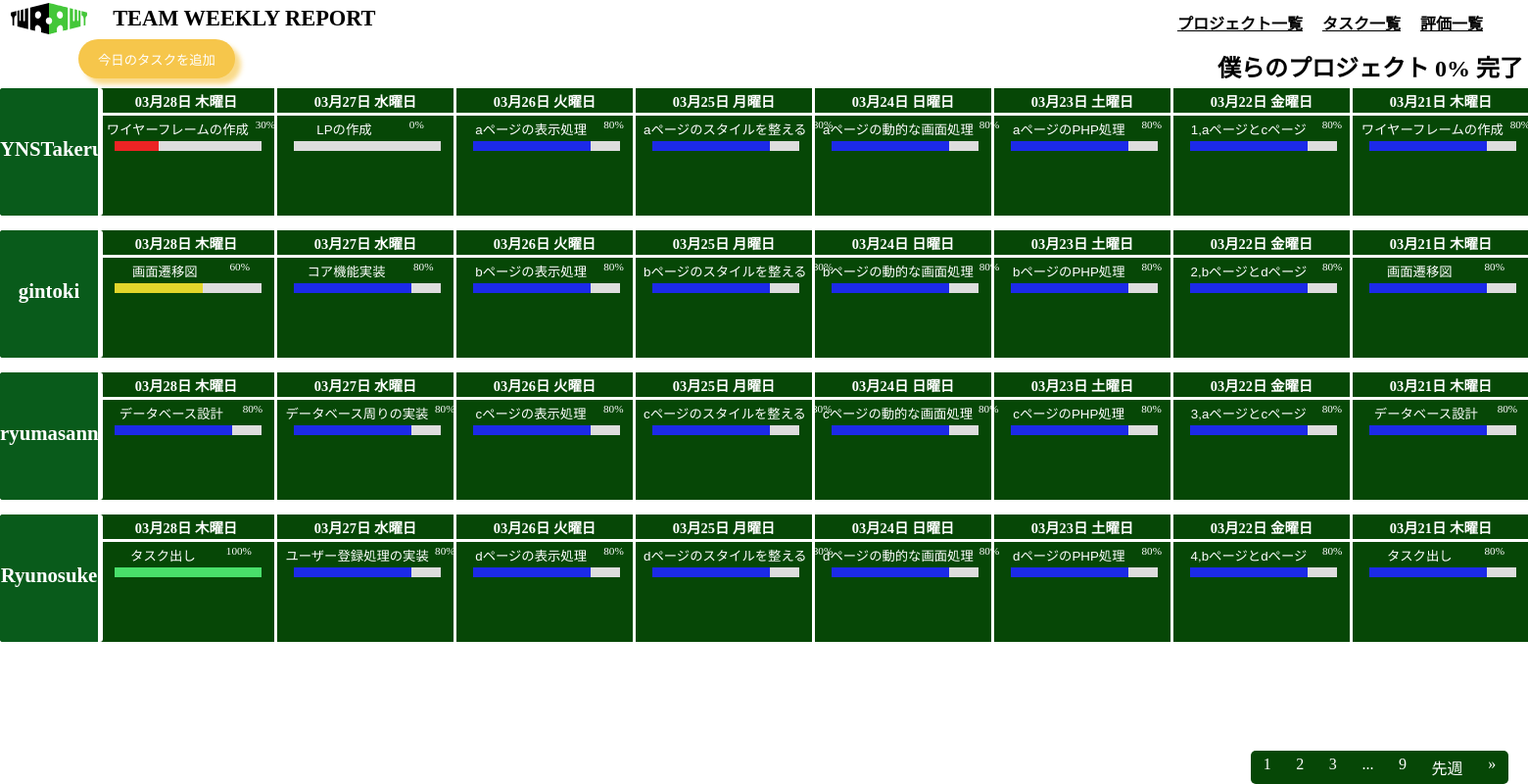
Before: /member-task.php with the older database file.
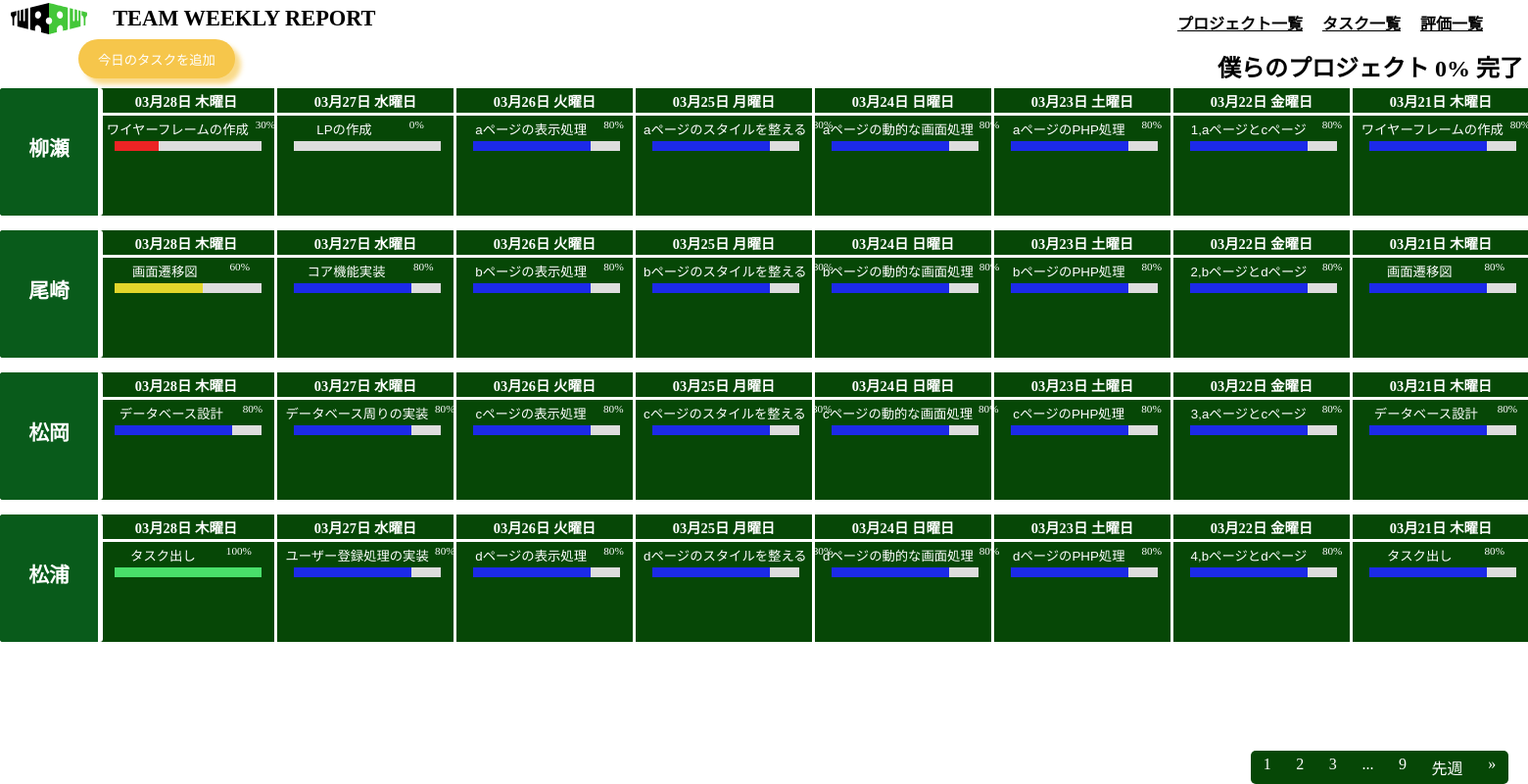
After: the same page with the newer database file.
### tables this page shows
CREATE TABLE projects (
    id INT PRIMARY KEY,
    title VARCHAR(128) NOT NULL,
    content TEXT NOT NULL,
    progress FLOAT DEFAULT 0 NOT NULL,
    created_at TIMESTAMP DEFAULT CURRENT_TIMESTAMP
);

CREATE TABLE users (
    id INT PRIMARY KEY,
    name VARCHAR(255) NOT NULL,
    email VARCHAR(255) NOT NULL,
    password VARCHAR(255) NOT NULL,
    avatar_url VARCHAR(255),
    created_at TIMESTAMP DEFAULT CURRENT_TIMESTAMP
);

CREATE TABLE parent_tasks (
    id INT AUTO_INCREMENT PRIMARY KEY,
    project_id INT,
    user_id INT,
    title VARCHAR(128) NOT NULL,
    progress FLOAT DEFAULT 0 NOT NULL,
    created_at TIMESTAMP DEFAULT CURRENT_TIMESTAMP,
    FOREIGN KEY (user_id) REFERENCES users (id),
    FOREIGN KEY (project_id) REFERENCES projects (id)
);

### src/member-task.php (called while the page is built, shortened)
<?php
require_once "datasource.php";
require_once "models/parent_task.model.php";
require_once "models/weekly_tasks.model.php";
require_once "services/common.php";
include __DIR__ . '/views/member-task_layout.php';

### src/datasource.php (called while the page is built, shortened)
<?php
class DataSource
{
    private $conn;
    public function __construct($host = "mysql", $dbName = "team_weekly_report", $username = "root", $password = "root")
    {
        $dsn = "mysql:host={$host};dbname={$dbName};port=3306;";
        $this->conn = new PDO($dsn, $username, $password);
        $this->conn->setAttribute(PDO::ATTR_DEFAULT_FETCH_MODE, PDO::FETCH_ASSOC);
        $this->conn->setAttribute(PDO::ATTR_ERRMODE, PDO::ERRMODE_EXCEPTION);
        $this->conn->setAttribute(PDO::ATTR_EMULATE_PREPARES, false);
    }
    public function select($sql = "", $params = [], $type = '', $cls = '')
    {
        $stmt = $this->executeSql($sql, $params);
        if ($type === static::CLS) {
            return $stmt->fetchAll(PDO::FETCH_CLASS, $cls);
        } else {
            return $stmt->fetchAll();
        }
    }
    public function selectOne($sql = "", $params = [], $type = '', $cls = '')
    {
        $result = $this->select($sql, $params, $type, $cls);
        return count($result) > 0 ? $result[0] : false;
    }
    public function begin()
    {
        $this->conn->beginTransaction();
    }
    public function commit()
    {
        $this->conn->commit();
    }
    private function executeSql($sql, $params)
    {
        $stmt = $this->conn->prepare($sql);
        $this->sqlResult = $stmt->execute($params);
        return $stmt;
    }
}

### src/services/common.php (called while the page is built, shortened)
<?php
try {
    $db = new DataSource;
    $db->begin();
    $sql = 'SELECT * FROM projects where id = :id;';
    $project = $db->selectOne($sql,[':id' => 1],DataSource::CLS,Project::class);
    $db->commit();
} catch (PDOException $e){
    echo 'プロジェクトが取得できませんでした。再度時間をおいてお試しください。<br>';
    $db->rollback();
}
try {
    $db->begin();
    $sql = 'SELECT * FROM users';
    $users = $db->select($sql,[],DataSource::CLS,User::class);
    $db->commit();
} catch (PDOException $e) {
    echo 'ユーザーを取得できませんでした。<br>';
    $db->rollback();
}
try {
    $db->begin();
    $sql = 'SELECT * FROM parent_tasks where project_id = :project_id ORDER BY created_at DESC LIMIT 200;';
    $parent_tasks = $db->select($sql,[':project_id' => 1],DataSource::CLS,ParentTask::class);
    $db->commit();
    $weekly_tasks = [];
    foreach($parent_tasks as $parent_task){
        $date = $parent_task->getDate();
        $user_id = $parent_task->user_id;
        $key = $date . $user_id;
        if(!isset($weekly_tasks[$key])){
            $weekly_tasks[$key] = new WeeklyTask();
        }
        $weekly_tasks[$key]->addParentTask($parent_task);
    }
} catch (PDOException $e) {
    echo '親タスクを取得できませんでした。<br>';
    $db->rollback();
}

### src/models/weekly_tasks.model.php (called while the page is built, shortened)
<?php
class WeeklyTask{
    public array $parent_tasks;
    public string $date;
    public function __construct(){
        $this->parent_tasks = [];
    }
    public function addParentTask(ParentTask $parent_task){
        if(!$this->parent_tasks){
            $this->date = (new \DateTime($parent_task->created_at))->format('Y-m-d');
            $this->parent_tasks[] = $parent_task;
            return;
        }
        if ($this->date === (new \DateTime($parent_task->created_at))->format('Y-m-d')){
            $this->parent_tasks[] = $parent_task;
        }
    }
    public function getDate(){
        if($this->parent_tasks){
            return $this->parent_tasks[0]->getDate();
        }
    }
}

### src/models/parent_task.model.php (called while the page is built, shortened)
<?php
class ParentTask
{
    public string $created_at;
    public function getDate() : string
    {
        $date = new \DateTime($this->created_at);
        $week = ['日', '月', '火', '水', '木', '金', '土'];
        $w = (int)$date->format('w');
        return $date->format('m月d日'). ' ' . $week[$w] . '曜日';
    }
}

### src/views/member-task.php (the view, shortened to what this page needs)
<link rel="stylesheet" href="/views/css/popup/popup.css">
<div class="task__container">
    <h2 class="project__container">
        <div class="project__detail">
        <?php echo $project->title ?>
        完了
        </div>
    </h2>
    <div>
        <button class="btn transition__btn open__add__task__btn" data-user_id="3" data-project_id="1" >今日のタスクを追加</button>
    </div>
    <ul class="weekly__report__container">
        <?php $j = 0; ?>
        <?php foreach ($users as $user) : ?>
            <li class="weekly__report">
                <div class="user__name">
                    <div>
                        <?php echo $user->name ?>
                    </div>
                </div>
                <?php foreach ($weekly_tasks as $weekly_task) : ?>
                    <?php if ($weekly_task->parent_tasks[0]->user_id === $user->id) : ?>
                        <div class="weekly__report__task__container">
                            <?php
                            $today = new DateTime();
                            $today = $today->format('Y-m-d');
                            ?>
                            <?php if ($weekly_task->date !== $today) :?>
                                <div class="date">
                                    <div class="inner_date">
                                        <?php echo $weekly_task->getDate(); ?>
                                    </div>
                                </div>
                            <?php endif ; ?>
                            <div class="task">
                                <?php for ($i = 0; $i < count($weekly_task->parent_tasks); $i++) : ?>
                                    <?php $progress = $weekly_task->parent_tasks[$i]->progress; $progresses[] = $progress; ?>
                                    <div class="title_progress">
                                        <button class="task_title open__edit__task__btn" data-parent_task_id="<?php
                                        $parent_task = $weekly_task->parent_tasks[$i];
                                        echo $parent_task->id;
                                        ?>"
                                        data-parent_task_name="<?php echo $parent_task->title; ?>"
                                        data-parent_task_progress="<?php echo $parent_task->progress; ?>"
                                        ><?php echo $parent_task->title; ?></button>
                                        <div class="task_progress"><?php echo $progress; ?>%</div>
                                    </div>
                                    <div class="progress-bar">
                                        <div class="progress" id="<?php echo $j; ?>" style="width: <?php echo $progress; ?>%;"></div>
                                    </div>
                                    <?php $j++;?>
                                <?php endfor; ?>
                            </div>
                        </div>
                    <?php endif ;?>
                <?php endforeach; ?>
            </li>
        <?php endforeach; ?>
    </ul>
</div>

### src/views/member-task_layout.php (shortened to what this page needs)
<!DOCTYPE html>
<html lang="ja">
<head>
    <link rel="stylesheet" href="/views/css/member-task_style.css">
</head>
<body>
    <header>
        <div class="main-header">
            <h1>
                TEAM WEEKLY REPORT
            </h1>
        </div>
        <nav class="change_location">
            <ul>
                <li><a href="">プロジェクト一覧</a></li>
                <li><a href="/member-task.php">タスク一覧</a></li>
                <li><a href="/evaluation.php">評価一覧</a></li>
            </ul>
        </nav>
    </header>
    <main>
        <?php include $content; ?>
    </main>
    <nav class="pagination-nav">
            <ul class="pagination">
                <li class="page-item"><a class="page-link" href="#">1</a></li>
                <li class="page-item"><a class="page-link" href="#">2</a></li>
                <li class="page-item"><a class="page-link" href="#">3</a></li>
                <li class="page-item"><a class="page-link" href="#">...</a></li>
                <li class="page-item"><a class="page-link" href="#">9</a></li>
                <li class="page-item"><a class="page-link" href="#">先週</a></li>
                <li class="page-item">
                    <a class="page-link" href="#">
                    <span>&raquo;</span>
                    </a>
                </li>
            </ul>
        </nav>
</body>
</html>

### src/views/css/member-task_style.css (style rules this page uses)
body { margin: 0; }
.pagination-nav { position: fixed; bottom: 0; right: 20px; width: fit-content; height: 34px; }
.pagination { display: inline-block; padding: 0; margin: 0; background-color: rgb(6, 71, 6); border-radius: 5px; }
.pagination li { display: inline; }
.pagination li a { color: white; float: left; padding: 0.3rem 0.8rem; text-decoration: none; }
.pagination li a { color: white; }
.user__name+.weekly__report__task__container { margin-left: 100px; }

### src/views/css/popup/popup.css (style rules this page uses)
ul, li { margin: 0; padding: 0; list-style: none; }
button { cursor: pointer; border: none; background-color: transparent; }
.btn { display: block; width: -moz-fit-content; width: fit-content; min-height: 40px; padding: 0 20px; border-radius: 90px; border: none; background-color: #f6c64b; color: white; box-shadow: 6px 6px 5px 0px rgba(246, 198, 75, 0.6509803922); cursor: pointer; transition: all ease-in-out 0.2s; }
.open__edit__task__btn { color: white; cursor: pointer; white-space: nowrap; transition: all ease-in-out 0.2s; }
.task_progress { transition: all ease-in-out 0.2s; }

Changed rows visible on the page:
changed users (number 1 of 4 on the later page): name "YNSTakeru" → "柳瀬"
changed users (number 2 of 4 on the later page): name "gintoki" → "尾崎"
changed users (number 3 of 4 on the later page): name "ryumasann" → "松岡"
changed users (number 4 of 4 on the later page): name "Ryunosuke Matsuoka" → "松浦"
